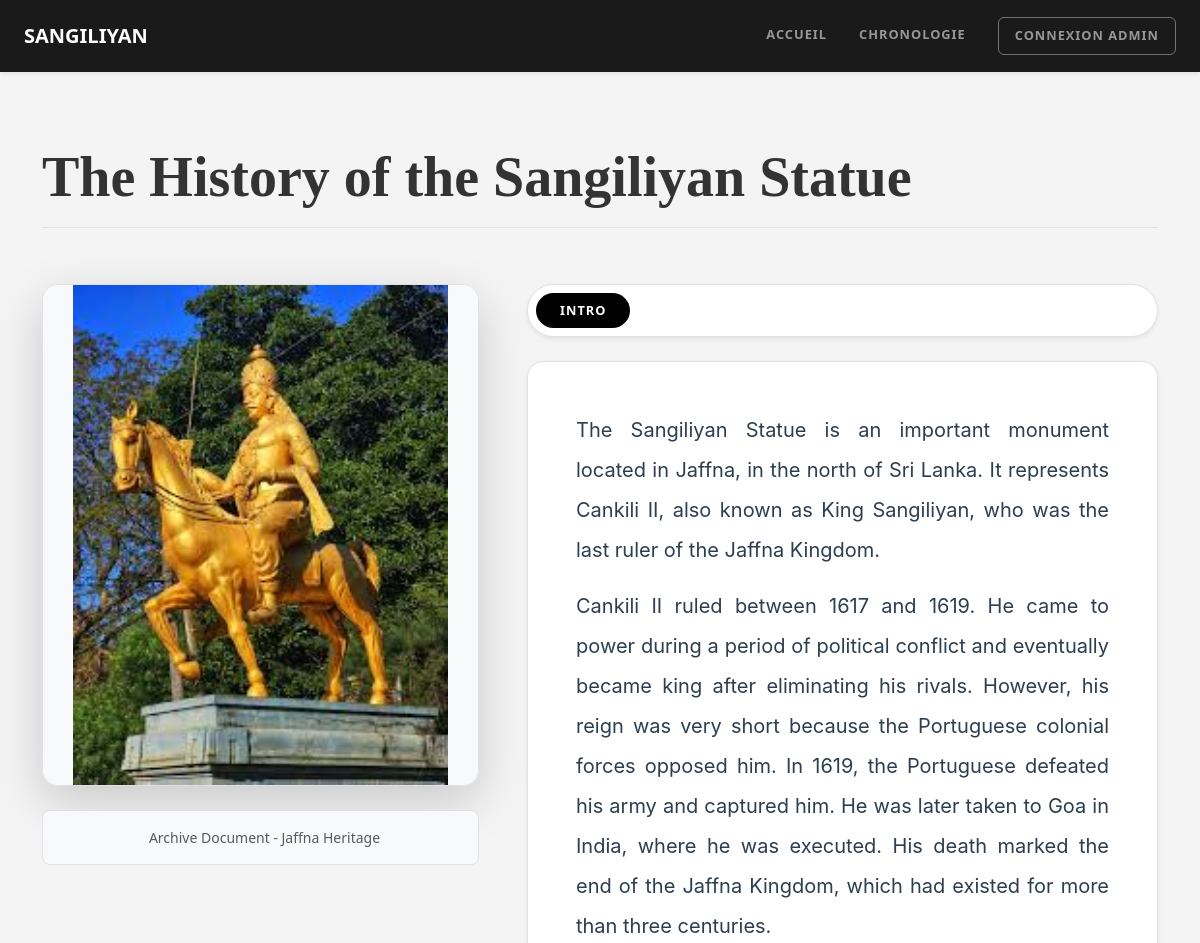
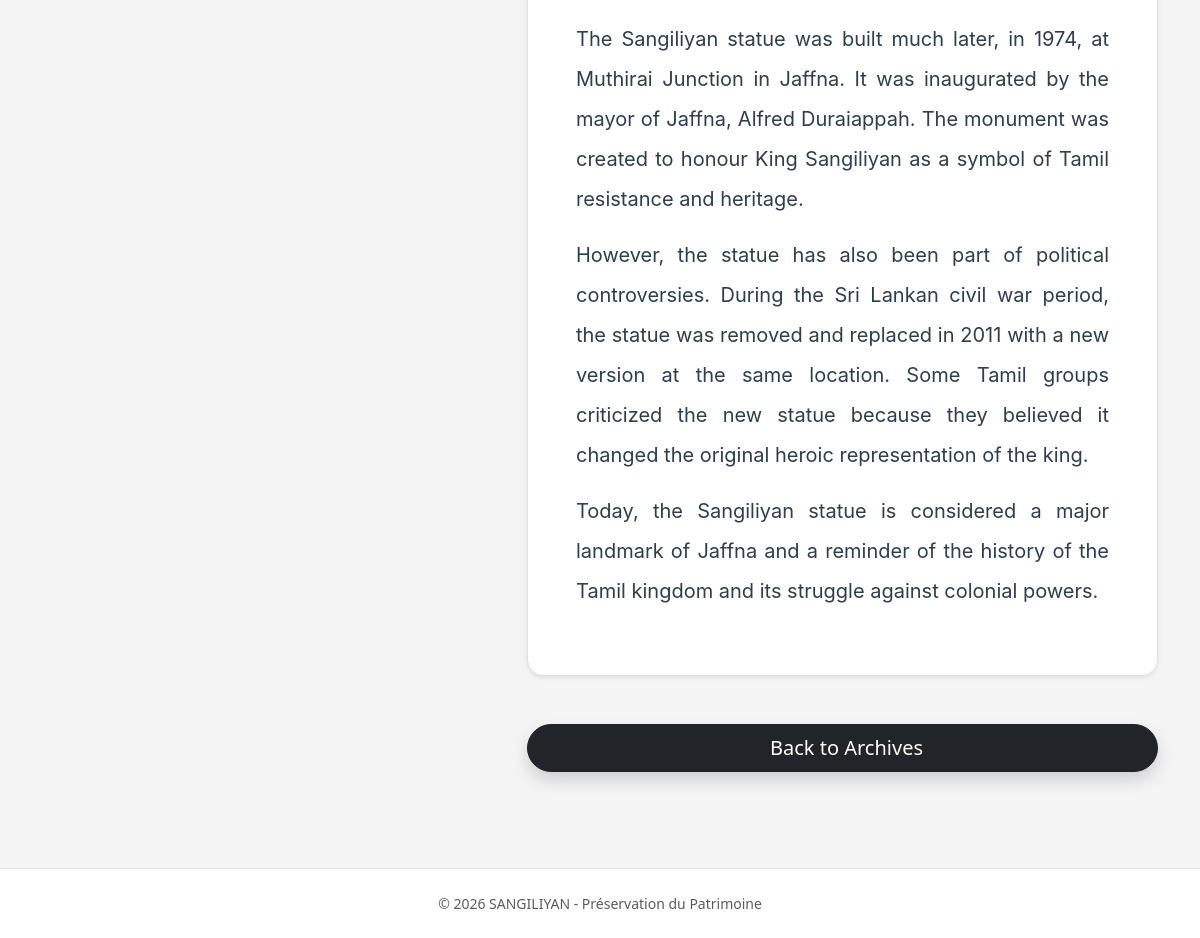
The app's page /the-history-of-the-sangiliyan-statue/ with its own data (2 pictures, top to bottom).
### app/models.py (models this page shows, shortened)
class Post(models.Model):
    title = models.CharField(max_length=200, unique=True)
    slug = models.SlugField(max_length=200, unique=True)
    author = models.ForeignKey(User, on_delete=models.CASCADE, related_name='blog_posts')
    updated_on = models.DateTimeField(auto_now=True)
    content = models.TextField(help_text="Introduction ou description générale")
    created_on = models.DateTimeField(auto_now_add=True)
    status = models.IntegerField(choices=STATUS, default=0)
    image = models.ImageField(upload_to='images/', blank=True, null=True)
    class Meta:
        ordering = ['-created_on']

### app/views.py (the view)
# urls.py: path('<slug:slug>/', views.DetailView.as_view(), name="post_detail"),
class DetailView(generic.DetailView):
    model = Post
    template_name = 'post_details.html'

### app/templates/post_details.html (shortened to what this page needs)
{% extends "base.html" %}
{% block content %}
<div class="container py-5 mt-4">
    <div class="row mb-5 text-center text-md-start">
        <div class="col-12">
            <h1 class="display-4 fw-bold border-bottom pb-3" style="font-family: 'Playfair Display', serif;">
                {{ object.title }}
            </h1>
        </div>
    </div>
    <div class="row g-5">
        <div class="col-md-5">
            <div class="sticky-top" style="top: 100px;">
                {% if object.image %}
                <div class="shadow-lg rounded-4 overflow-hidden border">
                    <img src="{{ object.image.url }}"
                         class="img-fluid w-100"
                         style="max-height: 500px; object-fit: contain; background-color: #f8f9fa;"
                         alt="{{ object.title }}">
                </div>
                {% endif %}
                <div class="mt-4 p-3 bg-light rounded-3 small text-muted text-center border">
                     Archive Document - Jaffna Heritage
                </div>
            </div>
        </div>
        <div class="col-md-7">
            <ul class="nav nav-pills mb-4 bg-white p-2 rounded-pill shadow-sm border" id="myTab" role="tablist">
                <li class="nav-item">
                    <button class="nav-link active rounded-pill px-4" data-bs-toggle="tab" data-bs-target="#intro" type="button">Intro</button>
                </li>
            </ul>
            <div class="tab-content bg-white p-4 p-md-5 rounded-4 shadow-sm border">
                <div class="tab-pane fade show active" id="intro">
                    <div class="article-text fs-5 lh-lg">
                        {{ object.content|linebreaks }}
                    </div>
                </div>
            </div>
            <div class="mt-5">
                <a href="/" class="btn btn-dark btn-lg w-100 rounded-pill shadow">
                     Back to Archives
                </a>
            </div>
        </div>
    </div>
</div>
{% endblock %}

### app/templates/base.html (style rules this page uses)
body { background-color: #f4f4f4; color: #333; margin: 0; }
.nav-link { text-transform: uppercase; font-size: 0.8rem; letter-spacing: 1px; font-weight: 600; }

### app/templates/post_details.html (style rules this page uses)
.article-text { color: #2c3e50; font-family: 'Inter', sans-serif; text-align: justify; }
.nav-pills .nav-link { color: #555; font-weight: 600; }
.nav-pills .nav-link.active { background-color: #000 !important; }
.sticky-top { transition: all 0.3s ease; }

### records on screen
Post: title "The History of the Sangiliyan Statue", image (picture), content "The Sangiliyan Statue is an important monument located in Jaffna, in the north of Sri Lanka. It represents Cankili II, also known as King Sangiliyan, who was the last ruler of the Jaffna Kingdom. Cankili II ruled between 1617 and 1619. He came to power during a period of political conflict and eventually became king after eliminating his rivals. However, his reign was very short because the Portuguese colonial forces opposed him. In 1619, the Portuguese defeated his army and captured him. He was later taken to Goa in India, where he was executed. His death marked the end of the Jaffna Kingdom, which had existed for more than three centuries. The Sangiliyan statue was built much later, in…"
